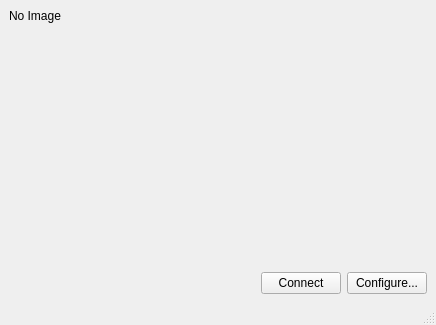
<?xml version="1.0" encoding="UTF-8"?>
<ui version="4.0">
 <class>MainWindow</class>
 <widget class="QMainWindow" name="MainWindow">
  <property name="geometry">
   <rect>
    <x>0</x>
    <y>0</y>
    <width>436</width>
    <height>325</height>
   </rect>
  </property>
  <property name="windowTitle">
   <string>MainWindow</string>
  </property>
  <widget class="QWidget" name="centralwidget">
   <layout class="QVBoxLayout" name="verticalLayout">
    <item>
     <widget class="QLabel" name="labelImage">
      <property name="text">
       <string>No Image</string>
      </property>
     </widget>
    </item>
    <item>
     <spacer name="verticalSpacer">
      <property name="orientation">
       <enum>Qt::Vertical</enum>
      </property>
      <property name="sizeHint" stdset="0">
       <size>
        <width>20</width>
        <height>185</height>
       </size>
      </property>
     </spacer>
    </item>
    <item>
     <layout class="QHBoxLayout" name="horizontalLayout">
      <item>
       <spacer name="horizontalSpacer">
        <property name="orientation">
         <enum>Qt::Horizontal</enum>
        </property>
        <property name="sizeHint" stdset="0">
         <size>
          <width>40</width>
          <height>20</height>
         </size>
        </property>
       </spacer>
      </item>
      <item>
       <widget class="QPushButton" name="buttonConnect">
        <property name="text">
         <string>Connect</string>
        </property>
       </widget>
      </item>
      <item>
       <widget class="QPushButton" name="buttonConfigure">
        <property name="text">
         <string>Configure...</string>
        </property>
       </widget>
      </item>
     </layout>
    </item>
   </layout>
  </widget>
  <widget class="QMenuBar" name="menubar">
   <property name="geometry">
    <rect>
     <x>0</x>
     <y>0</y>
     <width>436</width>
     <height>25</height>
    </rect>
   </property>
  </widget>
  <widget class="QStatusBar" name="statusbar"/>
 </widget>
 <resources/>
 <connections/>
</ui>
